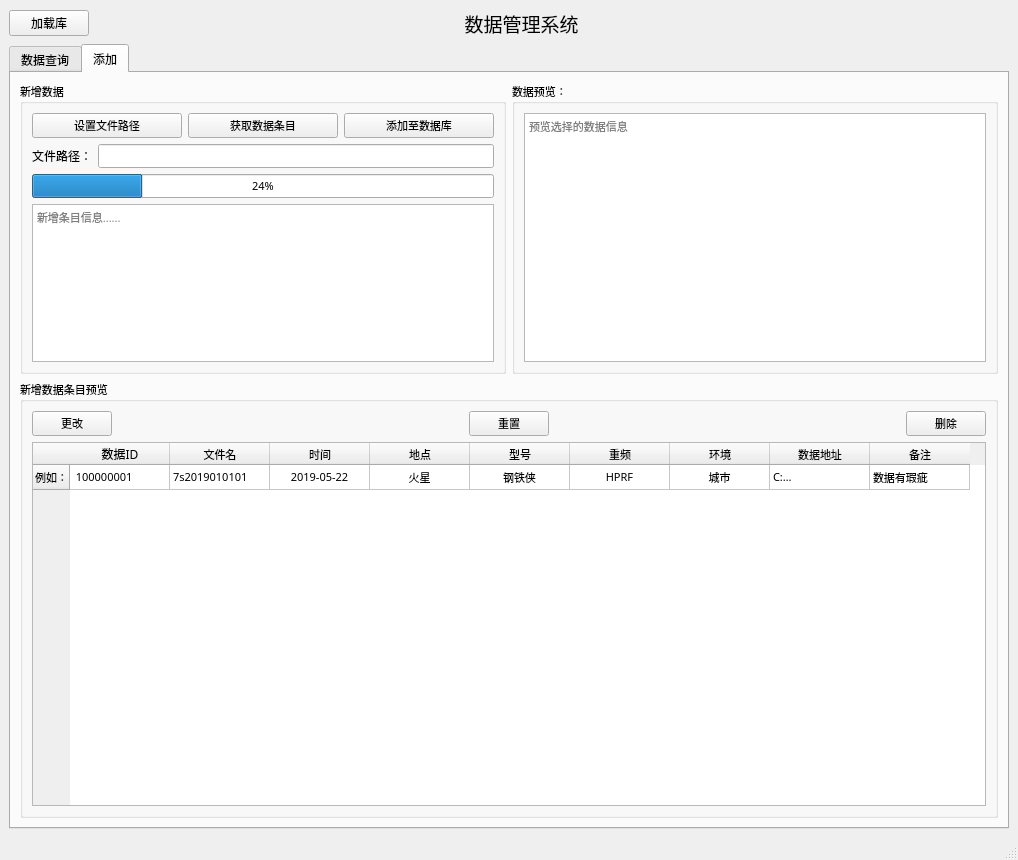
<?xml version="1.0" encoding="UTF-8"?>
<ui version="4.0">
 <class>MainWindow</class>
 <widget class="QMainWindow" name="MainWindow">
  <property name="geometry">
   <rect>
    <x>0</x>
    <y>0</y>
    <width>1018</width>
    <height>860</height>
   </rect>
  </property>
  <property name="font">
   <font>
    <family>微软雅黑</family>
   </font>
  </property>
  <property name="windowTitle">
   <string>数据管理系统</string>
  </property>
  <widget class="QWidget" name="centralwidget">
   <layout class="QVBoxLayout" name="verticalLayout_3">
    <item>
     <layout class="QHBoxLayout" name="horizontalLayout_5" stretch="1,2,10,3">
      <item>
       <widget class="QPushButton" name="btnLoadDb">
        <property name="text">
         <string>加载库</string>
        </property>
       </widget>
      </item>
      <item>
       <spacer name="horizontalSpacer_5">
        <property name="orientation">
         <enum>Qt::Horizontal</enum>
        </property>
        <property name="sizeHint" stdset="0">
         <size>
          <width>40</width>
          <height>20</height>
         </size>
        </property>
       </spacer>
      </item>
      <item>
       <widget class="QLabel" name="label">
        <property name="font">
         <font>
          <family>微软雅黑</family>
          <pointsize>14</pointsize>
         </font>
        </property>
        <property name="text">
         <string>数据管理系统</string>
        </property>
        <property name="alignment">
         <set>Qt::AlignCenter</set>
        </property>
       </widget>
      </item>
      <item>
       <spacer name="horizontalSpacer_6">
        <property name="orientation">
         <enum>Qt::Horizontal</enum>
        </property>
        <property name="sizeHint" stdset="0">
         <size>
          <width>40</width>
          <height>20</height>
         </size>
        </property>
       </spacer>
      </item>
     </layout>
    </item>
    <item>
     <widget class="QTabWidget" name="tabWidget">
      <property name="currentIndex">
       <number>1</number>
      </property>
      <widget class="QWidget" name="queryTabWidget">
       <attribute name="title">
        <string>数据查询</string>
       </attribute>
       <layout class="QVBoxLayout" name="verticalLayout_12">
        <item>
         <layout class="QVBoxLayout" name="verticalLayout_11" stretch="0,3">
          <item>
           <layout class="QHBoxLayout" name="horizontalLayout_11">
            <item>
             <widget class="QGroupBox" name="groupBox">
              <property name="title">
               <string>输入检索条件：</string>
              </property>
              <layout class="QVBoxLayout" name="verticalLayout">
               <item>
                <layout class="QHBoxLayout" name="horizontalLayout" stretch="1,3,1,5">
                 <item>
                  <widget class="QLabel" name="label_2">
                   <property name="text">
                    <string>数据ID：</string>
                   </property>
                   <property name="buddy">
                    <cstring>textDataId</cstring>
                   </property>
                  </widget>
                 </item>
                 <item>
                  <widget class="QLineEdit" name="textDataId">
                   <property name="placeholderText">
                    <string>检索数据ID</string>
                   </property>
                  </widget>
                 </item>
                 <item>
                  <widget class="QLabel" name="label_4">
                   <property name="text">
                    <string>文件名：</string>
                   </property>
                   <property name="buddy">
                    <cstring>textDataFileName</cstring>
                   </property>
                  </widget>
                 </item>
                 <item>
                  <widget class="QLineEdit" name="textDataFileName">
                   <property name="placeholderText">
                    <string>文件名</string>
                   </property>
                  </widget>
                 </item>
                </layout>
               </item>
               <item>
                <layout class="QHBoxLayout" name="horizontalLayout_2">
                 <item>
                  <widget class="QLabel" name="label_3">
                   <property name="text">
                    <string>时间从：</string>
                   </property>
                   <property name="buddy">
                    <cstring>dateDataDate1</cstring>
                   </property>
                  </widget>
                 </item>
                 <item>
                  <widget class="QDateEdit" name="dateDataDate1">
                   <property name="sizePolicy">
                    <sizepolicy hsizetype="Expanding" vsizetype="Fixed">
                     <horstretch>0</horstretch>
                     <verstretch>0</verstretch>
                    </sizepolicy>
                   </property>
                   <property name="dateTime">
                    <datetime>
                     <hour>0</hour>
                     <minute>0</minute>
                     <second>0</second>
                     <year>2020</year>
                     <month>1</month>
                     <day>1</day>
                    </datetime>
                   </property>
                  </widget>
                 </item>
                 <item>
                  <widget class="QLabel" name="label_7">
                   <property name="text">
                    <string>至：</string>
                   </property>
                   <property name="buddy">
                    <cstring>dateDataDate2</cstring>
                   </property>
                  </widget>
                 </item>
                 <item>
                  <widget class="QDateEdit" name="dateDataDate2">
                   <property name="sizePolicy">
                    <sizepolicy hsizetype="Expanding" vsizetype="Fixed">
                     <horstretch>0</horstretch>
                     <verstretch>0</verstretch>
                    </sizepolicy>
                   </property>
                   <property name="dateTime">
                    <datetime>
                     <hour>0</hour>
                     <minute>0</minute>
                     <second>0</second>
                     <year>2020</year>
                     <month>1</month>
                     <day>1</day>
                    </datetime>
                   </property>
                  </widget>
                 </item>
                </layout>
               </item>
               <item>
                <layout class="QHBoxLayout" name="horizontalLayout_3">
                 <item>
                  <widget class="QLabel" name="label_8">
                   <property name="text">
                    <string>地点   ：</string>
                   </property>
                   <property name="buddy">
                    <cstring>cmbDataLocation</cstring>
                   </property>
                  </widget>
                 </item>
                 <item>
                  <widget class="QComboBox" name="cmbDataLocation">
                   <item>
                    <property name="text">
                     <string>不限</string>
                    </property>
                   </item>
                   <item>
                    <property name="text">
                     <string>火星</string>
                    </property>
                   </item>
                   <item>
                    <property name="text">
                     <string>月球</string>
                    </property>
                   </item>
                   <item>
                    <property name="text">
                     <string>木星</string>
                    </property>
                   </item>
                  </widget>
                 </item>
                 <item>
                  <widget class="QLabel" name="label_32">
                   <property name="sizePolicy">
                    <sizepolicy hsizetype="Minimum" vsizetype="Preferred">
                     <horstretch>0</horstretch>
                     <verstretch>0</verstretch>
                    </sizepolicy>
                   </property>
                   <property name="text">
                    <string>型号：</string>
                   </property>
                   <property name="buddy">
                    <cstring>cmbDataModel</cstring>
                   </property>
                  </widget>
                 </item>
                 <item>
                  <widget class="QComboBox" name="cmbDataModel">
                   <item>
                    <property name="text">
                     <string>不限</string>
                    </property>
                   </item>
                   <item>
                    <property name="text">
                     <string>终结者</string>
                    </property>
                   </item>
                   <item>
                    <property name="text">
                     <string>超人</string>
                    </property>
                   </item>
                   <item>
                    <property name="text">
                     <string>钢铁侠</string>
                    </property>
                   </item>
                  </widget>
                 </item>
                 <item>
                  <widget class="QLabel" name="label_9">
                   <property name="text">
                    <string>重频：</string>
                   </property>
                   <property name="buddy">
                    <cstring>cmbDataMode</cstring>
                   </property>
                  </widget>
                 </item>
                 <item>
                  <widget class="QComboBox" name="cmbDataMode">
                   <item>
                    <property name="text">
                     <string>不限</string>
                    </property>
                   </item>
                   <item>
                    <property name="text">
                     <string>HPRF</string>
                    </property>
                   </item>
                   <item>
                    <property name="text">
                     <string>MFPR</string>
                    </property>
                   </item>
                   <item>
                    <property name="text">
                     <string>LPRF</string>
                    </property>
                   </item>
                  </widget>
                 </item>
                 <item>
                  <widget class="QLabel" name="label_31">
                   <property name="text">
                    <string>环境：</string>
                   </property>
                   <property name="buddy">
                    <cstring>cmbDataEnv</cstring>
                   </property>
                  </widget>
                 </item>
                 <item>
                  <widget class="QComboBox" name="cmbDataEnv">
                   <item>
                    <property name="text">
                     <string>不限</string>
                    </property>
                   </item>
                   <item>
                    <property name="text">
                     <string>沙地</string>
                    </property>
                   </item>
                   <item>
                    <property name="text">
                     <string>森林</string>
                    </property>
                   </item>
                   <item>
                    <property name="text">
                     <string>城市</string>
                    </property>
                   </item>
                   <item>
                    <property name="text">
                     <string>海洋</string>
                    </property>
                   </item>
                   <item>
                    <property name="text">
                     <string>戈壁</string>
                    </property>
                   </item>
                  </widget>
                 </item>
                </layout>
               </item>
               <item>
                <layout class="QHBoxLayout" name="horizontalLayout_4">
                 <item>
                  <widget class="QLabel" name="label_16">
                   <property name="maximumSize">
                    <size>
                     <width>16777215</width>
                     <height>50</height>
                    </size>
                   </property>
                   <property name="text">
                    <string>备注  ：</string>
                   </property>
                   <property name="buddy">
                    <cstring>textDataRemarks</cstring>
                   </property>
                  </widget>
                 </item>
                 <item>
                  <widget class="QTextEdit" name="textDataRemarks">
                   <property name="sizePolicy">
                    <sizepolicy hsizetype="Expanding" vsizetype="Minimum">
                     <horstretch>0</horstretch>
                     <verstretch>0</verstretch>
                    </sizepolicy>
                   </property>
                   <property name="maximumSize">
                    <size>
                     <width>16777215</width>
                     <height>45</height>
                    </size>
                   </property>
                   <property name="html">
                    <string>&lt;!DOCTYPE HTML PUBLIC &quot;-//W3C//DTD HTML 4.0//EN&quot; &quot;http://www.w3.org/TR/REC-html40/strict.dtd&quot;&gt;
&lt;html&gt;&lt;head&gt;&lt;meta name=&quot;qrichtext&quot; content=&quot;1&quot; /&gt;&lt;style type=&quot;text/css&quot;&gt;
p, li { white-space: pre-wrap; }
&lt;/style&gt;&lt;/head&gt;&lt;body style=&quot; font-family:'微软雅黑'; font-size:9pt; font-weight:400; font-style:normal;&quot;&gt;
&lt;p style=&quot;-qt-paragraph-type:empty; margin-top:0px; margin-bottom:0px; margin-left:0px; margin-right:0px; -qt-block-indent:0; text-indent:0px;&quot;&gt;&lt;br /&gt;&lt;/p&gt;&lt;/body&gt;&lt;/html&gt;</string>
                   </property>
                   <property name="placeholderText">
                    <string>检索备注信息</string>
                   </property>
                  </widget>
                 </item>
                </layout>
               </item>
               <item>
                <layout class="QHBoxLayout" name="horizontalLayout_9">
                 <item>
                  <widget class="QProgressBar" name="barQuery">
                   <property name="value">
                    <number>24</number>
                   </property>
                  </widget>
                 </item>
                 <item>
                  <widget class="QPushButton" name="btnQuery">
                   <property name="text">
                    <string>查询</string>
                   </property>
                  </widget>
                 </item>
                </layout>
               </item>
               <item>
                <widget class="QTextEdit" name="textHistory">
                 <property name="sizePolicy">
                  <sizepolicy hsizetype="Expanding" vsizetype="Minimum">
                   <horstretch>0</horstretch>
                   <verstretch>0</verstretch>
                  </sizepolicy>
                 </property>
                 <property name="maximumSize">
                  <size>
                   <width>16777215</width>
                   <height>45</height>
                  </size>
                 </property>
                 <property name="html">
                  <string>&lt;!DOCTYPE HTML PUBLIC &quot;-//W3C//DTD HTML 4.0//EN&quot; &quot;http://www.w3.org/TR/REC-html40/strict.dtd&quot;&gt;
&lt;html&gt;&lt;head&gt;&lt;meta name=&quot;qrichtext&quot; content=&quot;1&quot; /&gt;&lt;style type=&quot;text/css&quot;&gt;
p, li { white-space: pre-wrap; }
&lt;/style&gt;&lt;/head&gt;&lt;body style=&quot; font-family:'微软雅黑'; font-size:9pt; font-weight:400; font-style:normal;&quot;&gt;
&lt;p style=&quot;-qt-paragraph-type:empty; margin-top:0px; margin-bottom:0px; margin-left:0px; margin-right:0px; -qt-block-indent:0; text-indent:0px;&quot;&gt;&lt;br /&gt;&lt;/p&gt;&lt;/body&gt;&lt;/html&gt;</string>
                 </property>
                 <property name="placeholderText">
                  <string>查询结果</string>
                 </property>
                </widget>
               </item>
              </layout>
             </widget>
            </item>
            <item>
             <widget class="QGroupBox" name="groupBox_3">
              <property name="title">
               <string>数据预览：</string>
              </property>
              <layout class="QHBoxLayout" name="horizontalLayout_10">
               <item>
                <widget class="QTextBrowser" name="historyTextBrowser">
                 <property name="placeholderText">
                  <string>预览选择的数据信息</string>
                 </property>
                </widget>
               </item>
              </layout>
             </widget>
            </item>
           </layout>
          </item>
          <item>
           <widget class="QGroupBox" name="groupBox_2">
            <property name="title">
             <string>查询结果</string>
            </property>
            <layout class="QVBoxLayout" name="verticalLayout_5">
             <item>
              <layout class="QVBoxLayout" name="verticalLayout_2">
               <item>
                <layout class="QHBoxLayout" name="horizontalLayout_16">
                 <item>
                  <widget class="QPushButton" name="btnQueryModify">
                   <property name="text">
                    <string>更改</string>
                   </property>
                  </widget>
                 </item>
                 <item>
                  <spacer name="horizontalSpacer_3">
                   <property name="orientation">
                    <enum>Qt::Horizontal</enum>
                   </property>
                   <property name="sizeHint" stdset="0">
                    <size>
                     <width>40</width>
                     <height>20</height>
                    </size>
                   </property>
                  </spacer>
                 </item>
                 <item>
                  <widget class="QPushButton" name="pushButton_4">
                   <property name="text">
                    <string>重置</string>
                   </property>
                  </widget>
                 </item>
                 <item>
                  <spacer name="horizontalSpacer_4">
                   <property name="orientation">
                    <enum>Qt::Horizontal</enum>
                   </property>
                   <property name="sizeHint" stdset="0">
                    <size>
                     <width>40</width>
                     <height>20</height>
                    </size>
                   </property>
                  </spacer>
                 </item>
                 <item>
                  <widget class="QPushButton" name="btnQueryDelete">
                   <property name="text">
                    <string>删除</string>
                   </property>
                  </widget>
                 </item>
                </layout>
               </item>
               <item>
                <widget class="QTableWidget" name="tableView1">
                 <property name="maximumSize">
                  <size>
                   <width>16777215</width>
                   <height>16777215</height>
                  </size>
                 </property>
                 <attribute name="verticalHeaderDefaultSectionSize">
                  <number>25</number>
                 </attribute>
                 <row>
                  <property name="text">
                   <string>例如：</string>
                  </property>
                  <property name="textAlignment">
                   <set>AlignCenter</set>
                  </property>
                 </row>
                 <row>
                  <property name="text">
                   <string>1</string>
                  </property>
                 </row>
                 <column>
                  <property name="text">
                   <string>数据ID</string>
                  </property>
                  <property name="font">
                   <font>
                    <family>微软雅黑</family>
                    <pointsize>9</pointsize>
                   </font>
                  </property>
                  <property name="textAlignment">
                   <set>AlignCenter</set>
                  </property>
                 </column>
                 <column>
                  <property name="text">
                   <string>文件名</string>
                  </property>
                 </column>
                 <column>
                  <property name="text">
                   <string>时间</string>
                  </property>
                  <property name="textAlignment">
                   <set>AlignCenter</set>
                  </property>
                 </column>
                 <column>
                  <property name="text">
                   <string>地点</string>
                  </property>
                  <property name="textAlignment">
                   <set>AlignCenter</set>
                  </property>
                 </column>
                 <column>
                  <property name="text">
                   <string>型号</string>
                  </property>
                 </column>
                 <column>
                  <property name="text">
                   <string>重频</string>
                  </property>
                 </column>
                 <column>
                  <property name="text">
                   <string>环境</string>
                  </property>
                 </column>
                 <column>
                  <property name="text">
                   <string>数据地址</string>
                  </property>
                 </column>
                 <column>
                  <property name="text">
                   <string>备注</string>
                  </property>
                 </column>
                 <item row="0" column="0">
                  <property name="text">
                   <string>10000001</string>
                  </property>
                 </item>
                 <item row="0" column="1">
                  <property name="text">
                   <string>7s2019010101</string>
                  </property>
                 </item>
                 <item row="0" column="2">
                  <property name="text">
                   <string>2019-05-22</string>
                  </property>
                  <property name="textAlignment">
                   <set>AlignCenter</set>
                  </property>
                 </item>
                 <item row="0" column="3">
                  <property name="text">
                   <string>火星</string>
                  </property>
                  <property name="textAlignment">
                   <set>AlignCenter</set>
                  </property>
                 </item>
                 <item row="0" column="4">
                  <property name="text">
                   <string>钢铁侠</string>
                  </property>
                  <property name="textAlignment">
                   <set>AlignCenter</set>
                  </property>
                 </item>
                 <item row="0" column="5">
                  <property name="text">
                   <string>HPRF</string>
                  </property>
                  <property name="textAlignment">
                   <set>AlignCenter</set>
                  </property>
                 </item>
                 <item row="0" column="6">
                  <property name="text">
                   <string>城市</string>
                  </property>
                  <property name="textAlignment">
                   <set>AlignCenter</set>
                  </property>
                 </item>
                 <item row="0" column="7">
                  <property name="text">
                   <string>C:\Users\Yx\Downloads</string>
                  </property>
                 </item>
                 <item row="0" column="8">
                  <property name="text">
                   <string>数据有瑕疵</string>
                  </property>
                 </item>
                 <item row="1" column="0">
                  <property name="text">
                   <string>202003060209</string>
                  </property>
                 </item>
                </widget>
               </item>
              </layout>
             </item>
            </layout>
           </widget>
          </item>
         </layout>
        </item>
       </layout>
      </widget>
      <widget class="QWidget" name="addTabWidget">
       <property name="font">
        <font>
         <pointsize>8</pointsize>
         <weight>50</weight>
         <bold>false</bold>
        </font>
       </property>
       <attribute name="title">
        <string>添加</string>
       </attribute>
       <layout class="QVBoxLayout" name="verticalLayout_13">
        <item>
         <layout class="QVBoxLayout" name="verticalLayout_10" stretch="2,3">
          <item>
           <layout class="QHBoxLayout" name="horizontalLayout_12">
            <item>
             <widget class="QGroupBox" name="groupBox_5">
              <property name="title">
               <string>新增数据</string>
              </property>
              <layout class="QVBoxLayout" name="verticalLayout_6">
               <item>
                <layout class="QHBoxLayout" name="horizontalLayout_13">
                 <item>
                  <widget class="QPushButton" name="btnSelectFile">
                   <property name="text">
                    <string>设置文件路径</string>
                   </property>
                  </widget>
                 </item>
                 <item>
                  <widget class="QPushButton" name="btnViewFile">
                   <property name="text">
                    <string>获取数据条目</string>
                   </property>
                  </widget>
                 </item>
                 <item>
                  <widget class="QPushButton" name="btnAddtoDb">
                   <property name="text">
                    <string>添加至数据库</string>
                   </property>
                  </widget>
                 </item>
                </layout>
               </item>
               <item>
                <layout class="QHBoxLayout" name="horizontalLayout_14">
                 <item>
                  <widget class="QLabel" name="label_40">
                   <property name="font">
                    <font>
                     <pointsize>9</pointsize>
                     <weight>50</weight>
                     <bold>false</bold>
                    </font>
                   </property>
                   <property name="text">
                    <string>文件路径：</string>
                   </property>
                   <property name="buddy">
                    <cstring>lineEdit</cstring>
                   </property>
                  </widget>
                 </item>
                 <item>
                  <widget class="QLineEdit" name="lineEdit"/>
                 </item>
                </layout>
               </item>
               <item>
                <widget class="QProgressBar" name="progressBar_3">
                 <property name="value">
                  <number>24</number>
                 </property>
                </widget>
               </item>
               <item>
                <widget class="QTextBrowser" name="textAddinfo">
                 <property name="placeholderText">
                  <string>新增条目信息......</string>
                 </property>
                </widget>
               </item>
              </layout>
             </widget>
            </item>
            <item>
             <widget class="QGroupBox" name="groupBox_6">
              <property name="title">
               <string>数据预览：</string>
              </property>
              <layout class="QVBoxLayout" name="verticalLayout_7">
               <item>
                <widget class="QTextBrowser" name="textBrowser_2">
                 <property name="placeholderText">
                  <string>预览选择的数据信息</string>
                 </property>
                </widget>
               </item>
              </layout>
             </widget>
            </item>
           </layout>
          </item>
          <item>
           <widget class="QGroupBox" name="groupBox_4">
            <property name="title">
             <string>新增数据条目预览</string>
            </property>
            <layout class="QVBoxLayout" name="verticalLayout_9">
             <item>
              <layout class="QVBoxLayout" name="verticalLayout_8">
               <item>
                <layout class="QHBoxLayout" name="horizontalLayout_15">
                 <item>
                  <widget class="QPushButton" name="btnAddModify">
                   <property name="text">
                    <string>更改</string>
                   </property>
                  </widget>
                 </item>
                 <item>
                  <spacer name="horizontalSpacer">
                   <property name="orientation">
                    <enum>Qt::Horizontal</enum>
                   </property>
                   <property name="sizeHint" stdset="0">
                    <size>
                     <width>40</width>
                     <height>20</height>
                    </size>
                   </property>
                  </spacer>
                 </item>
                 <item>
                  <widget class="QPushButton" name="pushButton_5">
                   <property name="text">
                    <string>重置</string>
                   </property>
                  </widget>
                 </item>
                 <item>
                  <spacer name="horizontalSpacer_2">
                   <property name="orientation">
                    <enum>Qt::Horizontal</enum>
                   </property>
                   <property name="sizeHint" stdset="0">
                    <size>
                     <width>40</width>
                     <height>20</height>
                    </size>
                   </property>
                  </spacer>
                 </item>
                 <item>
                  <widget class="QPushButton" name="btnAddDelete">
                   <property name="text">
                    <string>删除</string>
                   </property>
                  </widget>
                 </item>
                </layout>
               </item>
               <item>
                <widget class="QTableWidget" name="tableView2">
                 <property name="maximumSize">
                  <size>
                   <width>16777215</width>
                   <height>16777215</height>
                  </size>
                 </property>
                 <attribute name="verticalHeaderDefaultSectionSize">
                  <number>25</number>
                 </attribute>
                 <row>
                  <property name="text">
                   <string>例如：</string>
                  </property>
                  <property name="textAlignment">
                   <set>AlignCenter</set>
                  </property>
                 </row>
                 <column>
                  <property name="text">
                   <string>数据ID</string>
                  </property>
                  <property name="font">
                   <font>
                    <family>微软雅黑</family>
                    <pointsize>9</pointsize>
                   </font>
                  </property>
                  <property name="textAlignment">
                   <set>AlignCenter</set>
                  </property>
                 </column>
                 <column>
                  <property name="text">
                   <string>文件名</string>
                  </property>
                 </column>
                 <column>
                  <property name="text">
                   <string>时间</string>
                  </property>
                  <property name="textAlignment">
                   <set>AlignCenter</set>
                  </property>
                 </column>
                 <column>
                  <property name="text">
                   <string>地点</string>
                  </property>
                  <property name="textAlignment">
                   <set>AlignCenter</set>
                  </property>
                 </column>
                 <column>
                  <property name="text">
                   <string>型号</string>
                  </property>
                 </column>
                 <column>
                  <property name="text">
                   <string>重频</string>
                  </property>
                 </column>
                 <column>
                  <property name="text">
                   <string>环境</string>
                  </property>
                 </column>
                 <column>
                  <property name="text">
                   <string>数据地址</string>
                  </property>
                 </column>
                 <column>
                  <property name="text">
                   <string>备注</string>
                  </property>
                 </column>
                 <item row="0" column="0">
                  <property name="text">
                   <string> 100000001</string>
                  </property>
                 </item>
                 <item row="0" column="1">
                  <property name="text">
                   <string>7s2019010101</string>
                  </property>
                 </item>
                 <item row="0" column="2">
                  <property name="text">
                   <string>2019-05-22</string>
                  </property>
                  <property name="textAlignment">
                   <set>AlignCenter</set>
                  </property>
                 </item>
                 <item row="0" column="3">
                  <property name="text">
                   <string>火星</string>
                  </property>
                  <property name="textAlignment">
                   <set>AlignCenter</set>
                  </property>
                 </item>
                 <item row="0" column="4">
                  <property name="text">
                   <string>钢铁侠</string>
                  </property>
                  <property name="textAlignment">
                   <set>AlignCenter</set>
                  </property>
                 </item>
                 <item row="0" column="5">
                  <property name="text">
                   <string>HPRF</string>
                  </property>
                  <property name="textAlignment">
                   <set>AlignCenter</set>
                  </property>
                 </item>
                 <item row="0" column="6">
                  <property name="text">
                   <string>城市</string>
                  </property>
                  <property name="textAlignment">
                   <set>AlignCenter</set>
                  </property>
                 </item>
                 <item row="0" column="7">
                  <property name="text">
                   <string>C:\Users\Yx\Downloads</string>
                  </property>
                 </item>
                 <item row="0" column="8">
                  <property name="text">
                   <string>数据有瑕疵</string>
                  </property>
                 </item>
                </widget>
               </item>
              </layout>
             </item>
            </layout>
           </widget>
          </item>
         </layout>
        </item>
       </layout>
      </widget>
     </widget>
    </item>
   </layout>
  </widget>
  <widget class="QMenuBar" name="menubar">
   <property name="geometry">
    <rect>
     <x>0</x>
     <y>0</y>
     <width>1018</width>
     <height>23</height>
    </rect>
   </property>
  </widget>
  <widget class="QStatusBar" name="statusbar"/>
 </widget>
 <resources/>
 <connections/>
</ui>
